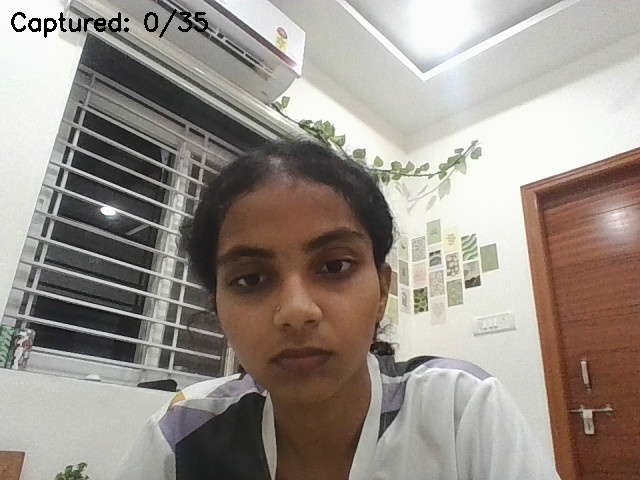
#> input picture owner_1.jpg, 640 x 480 px; its folder holds only this picture in this run
$ python training.py
#> lines starting #> are read from the running program, lines starting #| are printed output that depends on the picture
import cv2
import os
import numpy as np

faces = []
labels = []

face_cascade = cv2.CascadeClassifier(
    cv2.data.haarcascades + 'haarcascade_frontalface_default.xml'
)

for file in os.listdir():
    if file.startswith("owner") and file.endswith(".jpg"):

        img = cv2.imread(file, cv2.IMREAD_GRAYSCALE)
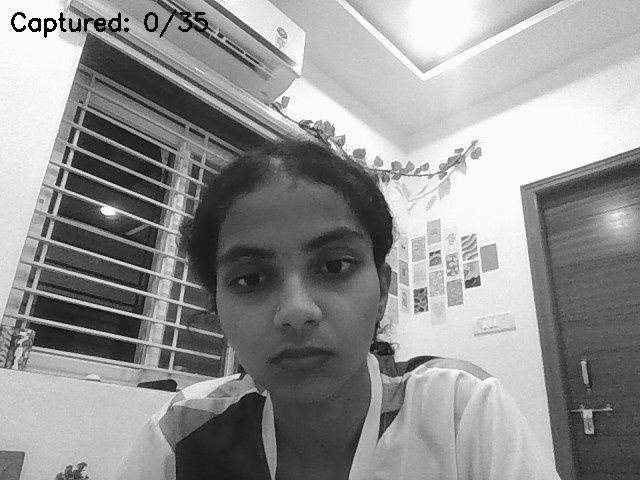
#> img: shape (480, 640); min 0, max 255, mean 146.8
        detected_faces = face_cascade.detectMultiScale(img, 1.3, 5)
#> detected_faces = [[180, 187, 223, 223]]

        for (x, y, w, h) in detected_faces:
            face = img[y:y+h, x:x+w]
            faces.append(face)
            labels.append(0)   # only one person
#> this loop made 1 pass
#> pass 1, `face = img[y:y+h, x:x+w]`:
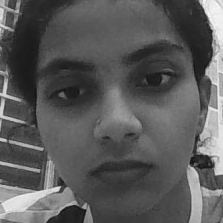
#> face: shape (223, 223); min 15, max 254, mean 90.1
#> after the loop, faces = 1 item; labels = [0]

if len(faces) == 0:
    print("No training data found!")
    exit()

recognizer = cv2.face.LBPHFaceRecognizer_create()
recognizer.train(faces, np.array(labels))

recognizer.save("trainer.yml")

print("Training completed!")
